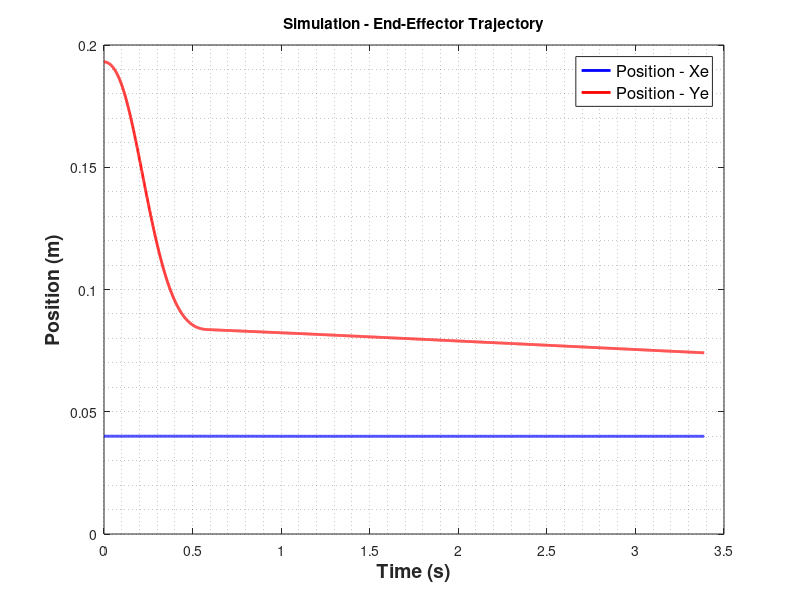

Write the MATLAB code that produced this figure.
% Simulation of a complete robotic dynamic system (q1-q4)

T = 20;
dt = 0.001;
t = 0:dt:T;

% Termination options
use_position_condition = true;    % Set to false to stop after a specific time
stop_time = 1;                    % Time in seconds if use_position_condition == false

% Physical parameters
mA = 0.1; mB = 0.1; mC = 0.1;
l1 = 0.08; l2 = 0.12; l3 = 0.12; l4 = 0.08; l0 = 0.08;

% PID gains
Kp = 0.06; Kd = 0.01; Ki = 0.04;

% Option to disable Coriolis terms
ignore_coriolis = false;

% Optional printing
printing = true;

% External forces from the operator
f_ox = 0;  f_oy = 0;

% Initial Conditions
max_steps = length(t);
q = zeros(4, max_steps);
dq = zeros(4, max_steps);
int_err = zeros(2, max_steps);

q(:,1) = [1.5707963268; 0.294515; 2.847077; 1.5707963268];
dq(:,1) = [0; 0; 0; 0];

% Desired angles for q1 and q4
qd = [2.7202; 0.4214];
%qd = [2.3919; 0.0799];

% Desired end-effector position
x_d = 0.0400;
%x_d = 0.0600;
y_d = 0.0731;

% Initialize end-effector arrays
xe = zeros(1, max_steps);
ye = zeros(1, max_steps);
xe(1) = 0.0400;
ye(1) = 0.1931;
error_x = x_d - xe(1);
error_y = y_d - ye(1);

max_inertia_q1 = 0;
max_inertia_q4 = 0;
max_coriolis_q1 = 0;
max_coriolis_q4 = 0;

k = 2;
while true

    q1 = q(1,k-1); q2 = q(2,k-1); q3 = q(3,k-1); q4 = q(4,k-1);
    dq1 = dq(1,k-1); dq2 = dq(2,k-1); dq3 = dq(3,k-1); dq4 = dq(4,k-1);

    % Inertia matrix
    M = [
        0.000853, 0.00024*cos(q1 - q2), 0, 0;
        0.00024*cos(q1 - q2), 0.00048, 0, 0;
        0, 0, 0.00048, 0.00024*cos(q3 - q4);
        0, 0, 0.00024*cos(q3 - q4), 0.000853
    ];

    % Coriolis matrix
    C = [
        0.00024*dq2*sin(q1 - q2), (-0.00024*dq1 + 0.00024*dq2)*sin(q1 - q2), 0, 0;
        (-0.00024*dq1 + 0.00024*dq2)*sin(q1 - q2), -0.00024*dq1*sin(q1 - q2), 0, 0;
        0, 0, -0.00024*dq4*sin(q3 - q4), (0.00024*dq4 - 0.00024*dq3)*sin(q3 - q4);
        0, 0, (0.00024*dq4 - 0.00024*dq3)*sin(q3 - q4), 0.00024*dq3*sin(q3 - q4)
    ];

    if ignore_coriolis
        C = diag(diag(C));
    end

    % PID control (q1 and q4)
    err = [qd(1); qd(2)] - [q(1,k-1); q(4,k-1)];
    int_err(:,k) = int_err(:,k-1) + err * dt;

    if k == 2
        d_err = [0; 0];
    else
        prev_err = [qd(1); qd(2)] - [q(1,k-2); q(4,k-2)];
        d_err = (err - prev_err) / dt;
    end

    tau = [
        Kp*err(1) + Kd*d_err(1) + Ki*int_err(1,k);
        0;
        0;
        Kp*err(2) + Kd*d_err(2) + Ki*int_err(2,k)
    ];

    % Operator torque
    T_h = [
        -f_ox * l1 * sin(q1) + f_oy * l1 * cos(q1);
        -f_ox * l2 * sin(q2) + f_oy * l2 * cos(q2);
        -f_ox * l3 * sin(q3) + f_oy * l3 * cos(q3);
        -f_ox * l4 * sin(q4) + f_oy * l4 * cos(q4)
    ];

    % Static friction
    T_static_friction = -0.016 * sign(dq(:,k-1));
    %T_static_friction = 0 * sign(dq(:,k-1));

    % Compute accelerations
    q_ddot = M \ (tau + T_h + T_static_friction - C * dq(:,k-1));

    % Integration
    dq(:,k) = dq(:,k-1) + q_ddot * dt;
    q(:,k) = q(:,k-1) + dq(:,k) * dt;

    % Forward Kinematics
    a = ( sin(q(1,k)) * l1 - sin(q(4,k)) * l4 ) / ( l0 + cos(q(4,k)) * l4 - cos(q(1,k)) * l1 );
    b = ( sin(q(4,k))^2 * l4^2 + (l0 + cos(q(4,k)) * l4)^2 - l1^2 + l2^2 - l3^2 ) / ( 2*(l0 + cos(q(4,k)) * l4 - cos(q(1,k)) * l1) );
    c = a^2 + 1;
    d = 2*a*b - 2*a*cos(q(1,k))*l1 - 2*sin(q(1,k))*l1;
    e = b^2 - 2*b*cos(q(1,k))*l1 + l1^2 - l2^2;
    ye(k) = (-d + sqrt(d^2 - 4*c*e)) / (2*c);
    xe(k) = a * ye(k) + b;

    % Error update
    error_x = x_d - xe(k);
    error_y = y_d - ye(k);

    % Forces for analysis
    F_inertia = M * q_ddot;
    F_coriolis = C * dq(:,k-1);
    max_inertia_q1 = max(max_inertia_q1, abs(F_inertia(1)));
    max_inertia_q4 = max(max_inertia_q4, abs(F_inertia(4)));
    max_coriolis_q1 = max(max_coriolis_q1, abs(F_coriolis(1)));
    max_coriolis_q4 = max(max_coriolis_q4, abs(F_coriolis(4)));

    % Optional printing
    if printing

        %fprintf('t = %.3f s | x_e = %.4f m | y_e = %.4f m\n', (k-1)*dt, xe(k), ye(k));
        %fprintf('Inertia torque on q1: %.6f Nm | Coriolis torque on q1: %.6f Nm\n', F_inertia(1), F_coriolis(1));
        %fprintf('Inertia torque on q4: %.6f Nm | Coriolis torque on q4: %.6f Nm\n', F_inertia(4), F_coriolis(4));

        fprintf('t = %.3f s | q1 = %.5f rad | q2 = %.5f rad | q3 = %.5f rad | q4 = %.5f rad\n', t(k-1), q1, q2, q3, q4);
        fprintf('t = %.3f s | sin(q1 - q2) = %.6f | sin(q3 - q4) = %.6f \n', t(k-1), sin(q1 - q2), sin(q3 - q4));
        fprintf('t = %.3f s | dq1 = %.5f rad/s | dq2 = %.5f rad/s | dq3 = %.5f rad/s | dq4 = %.5f rad/s\n', t(k-1), dq1, dq2, dq3, dq4);
        fprintf('t = %.3f s | dq1 - dq2 = %.6f | dq3 - dq4 = %.6f \n', t(k-1), dq1 - dq2, dq3 - dq4);

        % --- Coriolis torque breakdown for q1 ---
        C11 = C(1,1); C12 = C(1,2);
        tau_coriolis_q1_term1 = C11 * dq1;
        tau_coriolis_q1_term2 = C12 * dq2;
        tau_coriolis_q1_total = tau_coriolis_q1_term1 + tau_coriolis_q1_term2;
        fprintf("t = %.3f s | Coriolis q1 breakdown:  Term1 = %.9f  | Term2 = %.9f  | Sum = %.9f Nm\n", t(k-1), tau_coriolis_q1_term1, tau_coriolis_q1_term2, tau_coriolis_q1_total);

        % --- Coriolis torque breakdown for q4 ---
        C43 = C(4,3); C44 = C(4,4);
        tau_coriolis_q4_term1 = C43 * dq3;
        tau_coriolis_q4_term2 = C44 * dq4;
        tau_coriolis_q4_total = tau_coriolis_q4_term1 + tau_coriolis_q4_term2;
        fprintf("t = %.3f s | Coriolis q4 breakdown:  Term1 = %.9f  | Term2 = %.9f  | Sum = %.9f Nm\n\n", t(k-1), tau_coriolis_q4_term1, tau_coriolis_q4_term2, tau_coriolis_q4_total);

        %fprintf("Applied torque q1: %.9f Nm\n", tau(1));
        %fprintf("Applied torque q4: %.9f Nm\n\n", tau(4));

    end

    % Termination condition
    if use_position_condition
        if abs(error_x) <= 0.001 && abs(error_y) <= 0.001
            break;
        end
    else
        if t(k) >= stop_time
            break;
        end
    end

    k = k + 1;
end

fprintf('Max |Inertia q1|: %.10f Nm | Max |Coriolis q1|: %.10f Nm\n', max_inertia_q1, max_coriolis_q1);
fprintf('Max |Inertia q4|: %.10f Nm | Max |Coriolis q4|: %.10f Nm\n\n', max_inertia_q4, max_coriolis_q4);

% Plot
figure;
plot(t(1:k-1), xe(1:k-1), 'b-', 'LineWidth', 2, 'DisplayName', 'Position - Xe');
%plot(t(1:k-1), dq(1,1:k-1), 'b-', 'LineWidth', 2, 'DisplayName', 'Velocity - Theta1');

hold on;
plot(t(1:k-1), ye(1:k-1), 'r-', 'LineWidth', 2, 'DisplayName', 'Position - Ye');
%plot(t(1:k-1), dq(4,1:k-1), 'r-', 'LineWidth', 2, 'DisplayName', 'Velocity - Theta2');

%xlabel('Time (s)');
xlabel('Time (s)', 'FontSize', 14, 'FontWeight', 'bold');

%ylabel('Position (m)');
ylabel('Position (m)', 'FontSize', 14, 'FontWeight', 'bold');
%ylabel('Velocity (rad/sec)');
%ylabel('Velocity (rad/sec)', 'FontSize', 14, 'FontWeight', 'bold');
%ylim([-4.5 4.5]);

%legend('x_e', 'y_e');
legend('Location', 'northeast', 'FontSize', 12);
%legend('Velocity - Theta1', 'Velocity - Theta2');

title('Simulation - End-Effector Trajectory');
%title('Simulation - Angles Velocity Trajectory');

grid minor;
